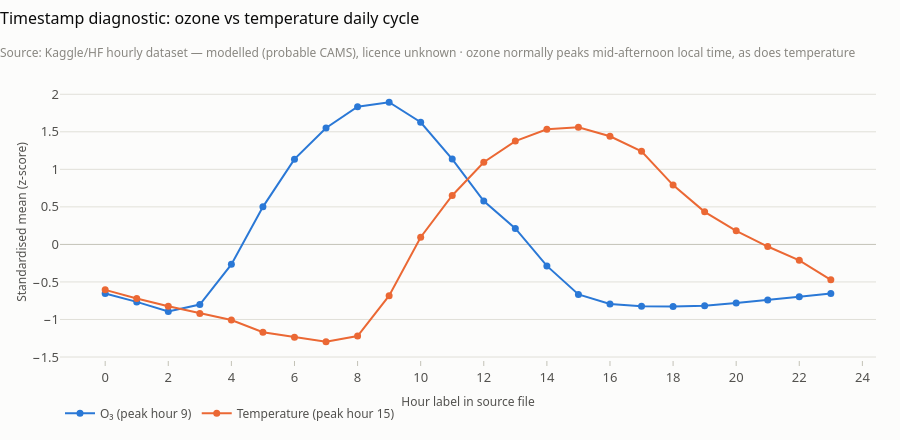

Here is the notebook cell this chart was saved with:
### Code cell
charts.diurnal_alignment_chart(al['profile'])

### Figure 1 — Plotly figure (JSON) as saved in the notebook; plotly's stock layout.template omitted (floating-point values rounded to 4 significant figures)
{"data": [{"hovertemplate": "hour %{x}: z = %{y:+.2f}<extra>O₃</extra>", "line": {"color": "#2a78d6", "width": 2}, "marker": {"size": 7}, "mode": "lines+markers", "name": "O₃ (peak hour 9)", "type": "scatter", "x": [0, 1, 2, 3, 4, 5, 6, 7, 8, 9, 10, 11, 12, 13, 14, 15, 16, 17, 18, 19, 20, 21, 22, 23], "y": [-0.6537, -0.7657, -0.8931, -0.8005, -0.2657, 0.5004, 1.136, 1.55, 1.834, 1.895, 1.627, 1.136, 0.5768, 0.2125, -0.2858, -0.6657, -0.7934, -0.8252, -0.8284, -0.8179, -0.7799, -0.7414, -0.6982, -0.6536]}, {"hovertemplate": "hour %{x}: z = %{y:+.2f}<extra>Temperature</extra>", "line": {"color": "#eb6834", "width": 2}, "marker": {"size": 7}, "mode": "lines+markers", "name": "Temperature (peak hour 15)", "type": "scatter", "x": [0, 1, 2, 3, 4, 5, 6, 7, 8, 9, 10, 11, 12, 13, 14, 15, 16, 17, 18, 19, 20, 21, 22, 23], "y": [-0.6053, -0.7213, -0.8232, -0.9193, -1.007, -1.17, -1.237, -1.297, -1.221, -0.6827, 0.09624, 0.6516, 1.095, 1.376, 1.533, 1.56, 1.44, 1.24, 0.7901, 0.4336, 0.1806, -0.02837, -0.2125, -0.4719]}], "layout": {"height": 440, "showlegend": true, "title": {"subtitle": {"text": "Source: Kaggle/HF hourly dataset — modelled (probable CAMS), licence unknown · ozone normally peaks mid-afternoon local time, as does temperature"}, "text": "Timestamp diagnostic: ozone vs temperature daily cycle"}, "xaxis": {"dtick": 2, "title": {"text": "Hour label in source file"}}, "yaxis": {"title": {"text": "Standardised mean (z-score)"}, "zeroline": true, "zerolinecolor": "#c3c2b7"}}}
